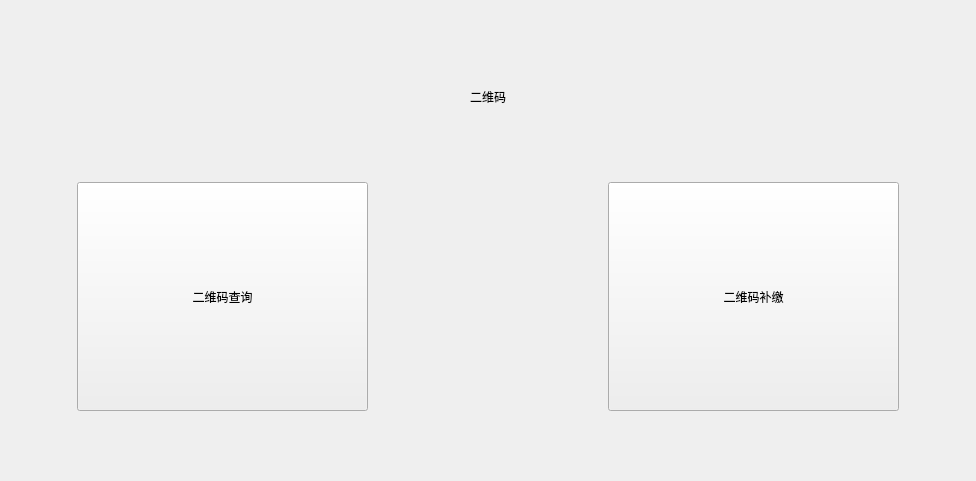
<?xml version="1.0" encoding="UTF-8"?>
<ui version="4.0">
 <class>QrCodeMainWidget</class>
 <widget class="QWidget" name="QrCodeMainWidget">
  <property name="geometry">
   <rect>
    <x>0</x>
    <y>0</y>
    <width>976</width>
    <height>481</height>
   </rect>
  </property>
  <property name="windowTitle">
   <string>Form</string>
  </property>
  <layout class="QVBoxLayout" name="verticalLayout_2">
   <property name="spacing">
    <number>0</number>
   </property>
   <property name="leftMargin">
    <number>0</number>
   </property>
   <property name="topMargin">
    <number>0</number>
   </property>
   <property name="rightMargin">
    <number>0</number>
   </property>
   <property name="bottomMargin">
    <number>0</number>
   </property>
   <item>
    <widget class="QWidget" name="mainBg" native="true">
     <property name="autoFillBackground">
      <bool>true</bool>
     </property>
     <layout class="QVBoxLayout" name="verticalLayout" stretch="130,96,108,420,128">
      <property name="spacing">
       <number>0</number>
      </property>
      <property name="leftMargin">
       <number>0</number>
      </property>
      <property name="topMargin">
       <number>0</number>
      </property>
      <property name="rightMargin">
       <number>0</number>
      </property>
      <property name="bottomMargin">
       <number>0</number>
      </property>
      <item>
       <spacer name="verticalSpacer">
        <property name="orientation">
         <enum>Qt::Vertical</enum>
        </property>
        <property name="sizeHint" stdset="0">
         <size>
          <width>20</width>
          <height>81</height>
         </size>
        </property>
       </spacer>
      </item>
      <item>
       <widget class="QLabel" name="bigNameLabel2">
        <property name="text">
         <string>二维码</string>
        </property>
        <property name="alignment">
         <set>Qt::AlignCenter</set>
        </property>
       </widget>
      </item>
      <item>
       <spacer name="verticalSpacer_2">
        <property name="orientation">
         <enum>Qt::Vertical</enum>
        </property>
        <property name="sizeHint" stdset="0">
         <size>
          <width>20</width>
          <height>67</height>
         </size>
        </property>
       </spacer>
      </item>
      <item>
       <layout class="QHBoxLayout" name="horizontalLayout_2" stretch="85,910,85">
        <property name="spacing">
         <number>0</number>
        </property>
        <item>
         <spacer name="horizontalSpacer">
          <property name="orientation">
           <enum>Qt::Horizontal</enum>
          </property>
          <property name="sizeHint" stdset="0">
           <size>
            <width>40</width>
            <height>20</height>
           </size>
          </property>
         </spacer>
        </item>
        <item>
         <layout class="QHBoxLayout" name="horizontalLayout" stretch="31,5,31">
          <property name="spacing">
           <number>0</number>
          </property>
          <item>
           <widget class="QToolButton" name="codeQueryBtn">
            <property name="sizePolicy">
             <sizepolicy hsizetype="Preferred" vsizetype="Expanding">
              <horstretch>0</horstretch>
              <verstretch>0</verstretch>
             </sizepolicy>
            </property>
            <property name="text">
             <string>二维码查询</string>
            </property>
           </widget>
          </item>
          <item>
           <spacer name="horizontalSpacer_3">
            <property name="orientation">
             <enum>Qt::Horizontal</enum>
            </property>
            <property name="sizeType">
             <enum>QSizePolicy::Fixed</enum>
            </property>
            <property name="sizeHint" stdset="0">
             <size>
              <width>240</width>
              <height>20</height>
             </size>
            </property>
           </spacer>
          </item>
          <item>
           <widget class="QToolButton" name="codeReregisterBtn">
            <property name="sizePolicy">
             <sizepolicy hsizetype="Preferred" vsizetype="Expanding">
              <horstretch>0</horstretch>
              <verstretch>0</verstretch>
             </sizepolicy>
            </property>
            <property name="text">
             <string>二维码补缴</string>
            </property>
           </widget>
          </item>
         </layout>
        </item>
        <item>
         <spacer name="horizontalSpacer_2">
          <property name="orientation">
           <enum>Qt::Horizontal</enum>
          </property>
          <property name="sizeHint" stdset="0">
           <size>
            <width>40</width>
            <height>20</height>
           </size>
          </property>
         </spacer>
        </item>
       </layout>
      </item>
      <item>
       <spacer name="verticalSpacer_3">
        <property name="orientation">
         <enum>Qt::Vertical</enum>
        </property>
        <property name="sizeHint" stdset="0">
         <size>
          <width>20</width>
          <height>79</height>
         </size>
        </property>
       </spacer>
      </item>
     </layout>
    </widget>
   </item>
  </layout>
 </widget>
 <resources/>
 <connections/>
</ui>
